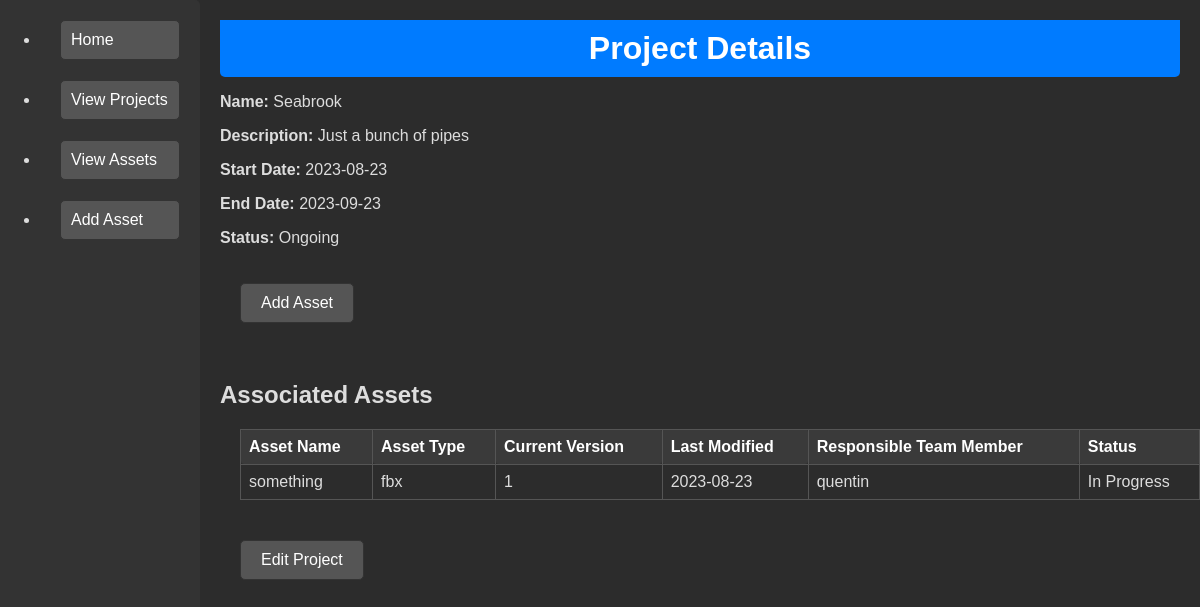
/view_project/1, run on the app's committed database.
### tables this page shows
CREATE TABLE Projects (
    ProjectID INTEGER PRIMARY KEY AUTOINCREMENT,
    ProjectName TEXT NOT NULL,
    ProjectDescription TEXT,
    StartDate DATE,
    EndDate DATE,
    Status TEXT
);

CREATE TABLE "Assets" (
    AssetID INTEGER PRIMARY KEY,
    AssetName TEXT NOT NULL,
    AssetType TEXT,
    CurrentVersion TEXT,
    LastModifiedDate TEXT,
    ResponsibleTeamMember TEXT,
    AssetStatus TEXT,
    SVNLink TEXT,
    Notes TEXT,
    ProjectID INTEGER,
    FOREIGN KEY (ProjectID) REFERENCES Projects(ProjectID) ON DELETE CASCADE
);

### app/routes.py (the view)
@app.route('/view_project/<int:project_id>', methods=['GET'])
def view_project(project_id):
    db_path = os.path.join('Databases', '3d_project_database.db')
    db_path = os.path.join(os.path.dirname(__file__), db_path)
    conn = sqlite3.connect(db_path)
    cursor = conn.cursor()
    cursor.execute('SELECT * FROM Projects WHERE ProjectID = ?', (project_id,))
    project = cursor.fetchone()
    cursor.execute('SELECT * FROM Assets WHERE ProjectID = ?', (project_id,))
    assets = cursor.fetchall()
    conn.close()
    return render_template('view_project.html', project=project, assets=assets)

### app/static/templates/view_project.html
{% extends "base.html" %}
{% block content %}
<div>
    <h1>Project Details</h1>
    <p><strong>Name:</strong> {{ project[1] }}</p>
    <p><strong>Description:</strong> {{ project[2] }}</p>
    <p><strong>Start Date:</strong> {{ project[3] }}</p>
    <p><strong>End Date:</strong> {{ project[4] }}</p>
    <p><strong>Status:</strong> {{ project[5] }}</p>
    <a href="{{ url_for('add_asset', project_id=project[0]) }}" class="btn btn-primary">Add Asset</a><br><br>
    <h2>Associated Assets</h2>
    <table border="1">
        <thead>
            <tr>
                <th>Asset Name</th>
                <th>Asset Type</th>
                <th>Current Version</th>
                <th>Last Modified</th>
                <th>Responsible Team Member</th>
                <th>Status</th>
            </tr>
        </thead>
        <tbody>
            {% for asset in assets %}
            <tr>
                <td>{{ asset[1] }}</td>
                <td>{{ asset[2] }}</td>
                <td>{{ asset[3] }}</td>
                <td>{{ asset[4] }}</td>
                <td>{{ asset[5] }}</td>
                <td>{{ asset[6] }}</td>
            </tr>
            {% endfor %}
        </tbody>
    </table>
    <a href"{{ url_for('edit_project', project_id=project[0]) }}" class="btn btn-primary">Edit Project</a><br><br>
</div>
{% endblock %}

### app/static/css/styles.css (style rules this page uses)
body { font-family: Arial, sans-serif; margin: 0; padding: 0; }
h1 { background-color: #007BFF; color: white; margin: 0; padding: 10px 0; text-align: center; }
h1 { border-radius: 0 0 5px 5px; }
a { background-color: #007BFF; border: 1px solid #0056b3; color: white; display: inline-block; margin: 20px; padding: 10px 20px; text-decoration: none; transition: background-color 0.3s; }
table { border-collapse: collapse; margin: 20px; width: 100%; }
th, td { border: 1px solid #ddd; padding: 8px; }
th { background-color: #007BFF; color: white; text-align: left; }
th, td { border-radius: 3px; }
body { background-color: #2c2c2c; color: #ddd; display: flex; flex-direction: row; }
table, th, td { border-color: #555; }
th, tr:nth-child(even) { background-color: #3a3a3a; }
a { background-color: #555; border-color: #333; }
a, form input[type="text"], form input[type="submit"] { border-radius: 5px; }

### data on the page
Projects: ProjectName "Seabrook", ProjectDescription "Just a bunch of pipes", StartDate "2023-08-23", EndDate "2023-09-23", Status "Ongoing"
Assets: AssetName "something", AssetType "fbx", CurrentVersion "1", LastModifiedDate "2023-08-23", ResponsibleTeamMember "quentin", AssetStatus "In Progress"
